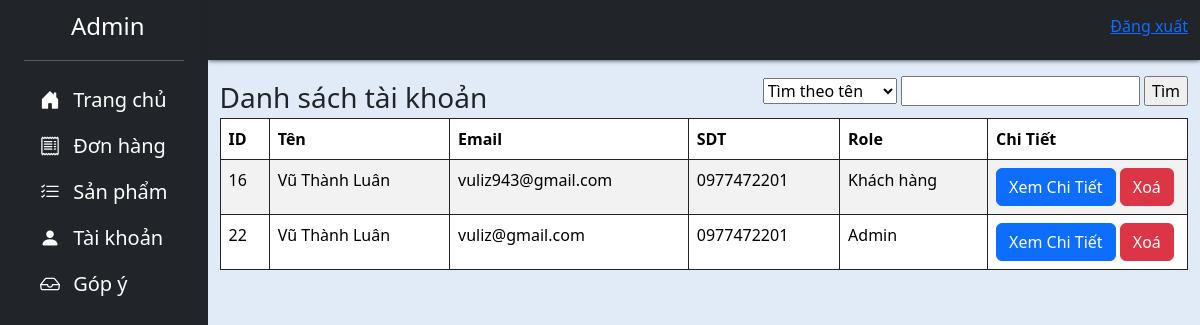
The page /Admin/admin-accounts.php on the database its author committed.
### tables this page shows
CREATE TABLE `tbl_user` (
  `id` int(11) NOT NULL,
  `name` varchar(50) NOT NULL,
  `username` varchar(50) NOT NULL,
  `sdt` varchar(10) NOT NULL,
  `address` varchar(50) NOT NULL,
  `password` varchar(30) NOT NULL,
  `role` int(1) NOT NULL
);

### Admin/admin-accounts.php (the view, shortened to what this page needs)
<?php include "header.php" ?>
<?php
    $sql1 = "SELECT * FROM tbl_user";
?>
<div class="">
    <div class="row justify-contents-between">
        <div class="col">
            <span class="fs-3">Danh sách tài khoản</span>
        </div>
        <div class="col-auto">
            <form method="post" action="admin-accounts.php">
                <select name="account-filter">
                    <option value="1">Tìm theo tên</option>
                </select>
                <input type="text" name="account-textbox"></input>
                <input type="submit" name="account-search" value="Tìm"></input>
            </form>
        </div>
    </div>
    <table class="table table-bordered table-striped border-dark">
        <thead>
            <tr>
                <th>ID</th>
                <th>Tên</th>
                <th>Email</th>
                <th>SDT</th>
                <th>Role</th>
                <th>Chi Tiết</th>
            </tr>
        </thead>
        <tbody>
            <?php
            $sql = $sql1;
            $result = $conn->query($sql);
            if ($result->num_rows > 0) {
                while ($item = $result->fetch_assoc()) {
            ?>
                    <tr>
                        <td> <?= $item['id']; ?> </td>
                        <td> <?= $item['name']; ?> </td>
                        <td> <?= $item['username']; ?> </td>
                        <td> <?= $item['sdt']; ?> </td>
                        <td> <?= $item['role']==1? "Admin":"Khách hàng" ?> </td>
                        <td width="200px">
                            <a href="admin-accountdetail.php?id=<?= $item['id']; ?>" class="btn btn-primary">Xem Chi Tiết</a>
                            <a href="admin-accountdetail.php?id=<?= $item['id']; ?>" class="btn btn-danger">Xoá</a>
                        </td>
                    </tr>
                <?php
                }
            } else {
                ?>
                <tr>
                    <td colspan="5"> Không có dữ liệu </td>
                </tr>
            <?php
            }
            ?>
        </tbody>
    </table>
</div>
<?php include "footer.php" ?>

### style.css (style rules this page uses)
body { background-color: #e1eaf7; }

### rows shown on the page
tbl_user: id "16", name "Vũ Thành Luân", username "vuliz943@gmail.com", sdt "0977472201", role "Khách hàng"
tbl_user: id "22", name "Vũ Thành Luân", username "vuliz@gmail.com", sdt "0977472201", role "Admin"
